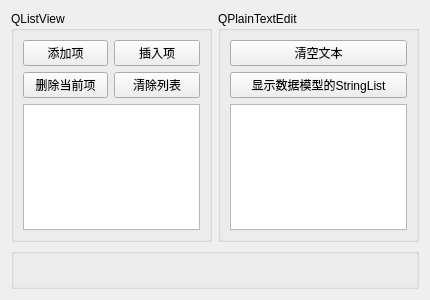
<?xml version="1.0" encoding="UTF-8"?>
<ui version="4.0">
 <class>Widget</class>
 <widget class="QWidget" name="Widget">
  <property name="geometry">
   <rect>
    <x>0</x>
    <y>0</y>
    <width>430</width>
    <height>300</height>
   </rect>
  </property>
  <property name="windowTitle">
   <string>Widget</string>
  </property>
  <layout class="QGridLayout" name="gridLayout_4">
   <item row="0" column="0">
    <widget class="QGroupBox" name="groupBox">
     <property name="title">
      <string>QListView</string>
     </property>
     <layout class="QGridLayout" name="gridLayout_2">
      <item row="1" column="0">
       <widget class="QPushButton" name="btnListDelete">
        <property name="text">
         <string>删除当前项</string>
        </property>
       </widget>
      </item>
      <item row="1" column="1">
       <widget class="QPushButton" name="btnListClear">
        <property name="text">
         <string>清除列表</string>
        </property>
       </widget>
      </item>
      <item row="2" column="0" colspan="2">
       <widget class="QListView" name="listView"/>
      </item>
      <item row="0" column="0">
       <widget class="QPushButton" name="btnListAppend">
        <property name="text">
         <string>添加项</string>
        </property>
       </widget>
      </item>
      <item row="0" column="1">
       <widget class="QPushButton" name="btnListInsert">
        <property name="text">
         <string>插入项</string>
        </property>
       </widget>
      </item>
     </layout>
    </widget>
   </item>
   <item row="0" column="1">
    <widget class="QGroupBox" name="groupBox_2">
     <property name="title">
      <string>QPlainTextEdit</string>
     </property>
     <layout class="QGridLayout" name="gridLayout_3">
      <item row="0" column="0">
       <widget class="QPushButton" name="btnTextClear">
        <property name="text">
         <string>清空文本</string>
        </property>
       </widget>
      </item>
      <item row="1" column="0">
       <widget class="QPushButton" name="btnListToText">
        <property name="text">
         <string>显示数据模型的StringList</string>
        </property>
       </widget>
      </item>
      <item row="2" column="0">
       <widget class="QPlainTextEdit" name="plainTextEdit"/>
      </item>
     </layout>
    </widget>
   </item>
   <item row="1" column="0" colspan="2">
    <widget class="QGroupBox" name="groupBox_3">
     <property name="title">
      <string/>
     </property>
     <layout class="QGridLayout" name="gridLayout">
      <item row="0" column="0">
       <widget class="QLabel" name="LabInfo">
        <property name="text">
         <string/>
        </property>
       </widget>
      </item>
     </layout>
    </widget>
   </item>
  </layout>
 </widget>
 <resources/>
 <connections/>
</ui>
